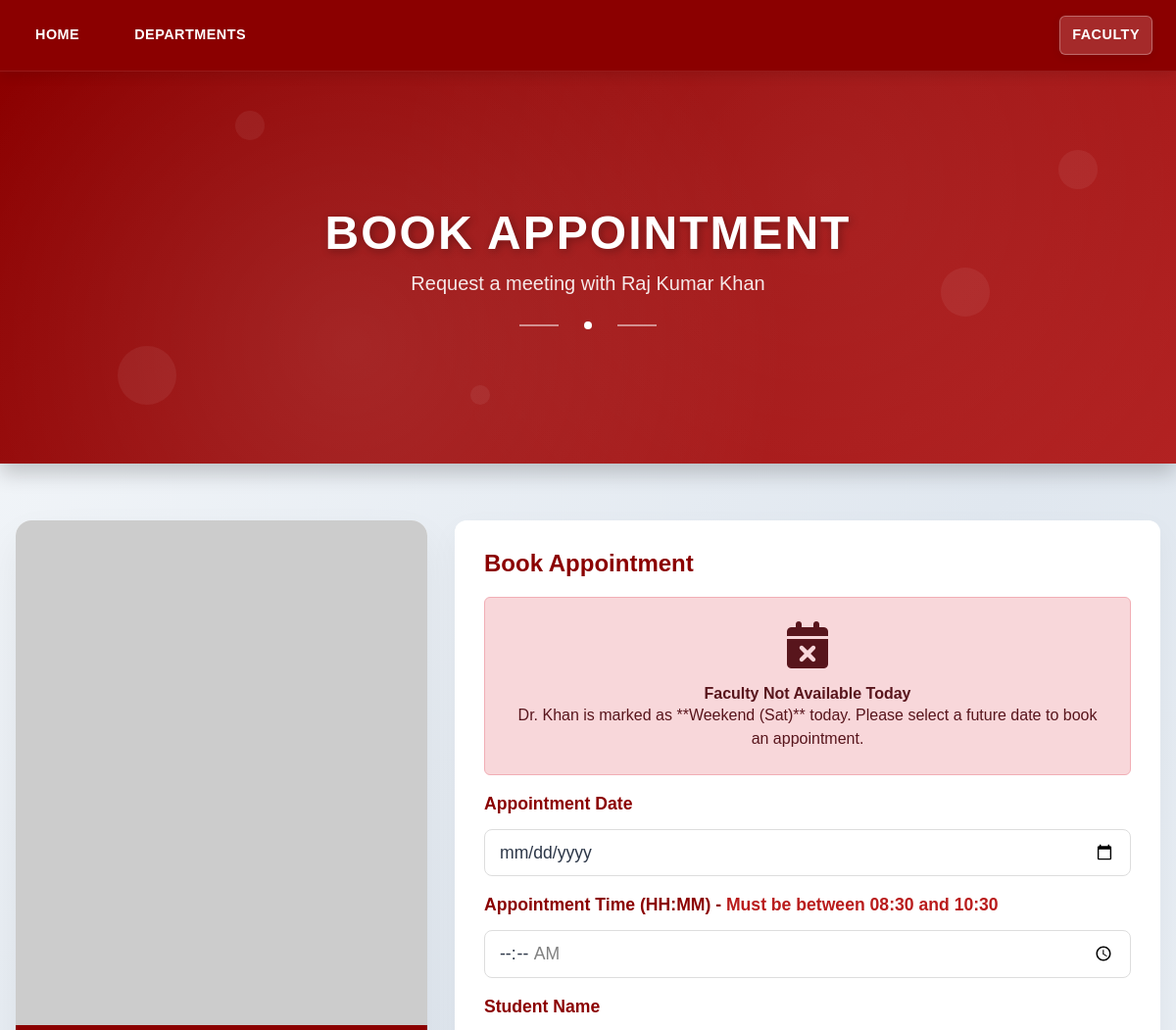
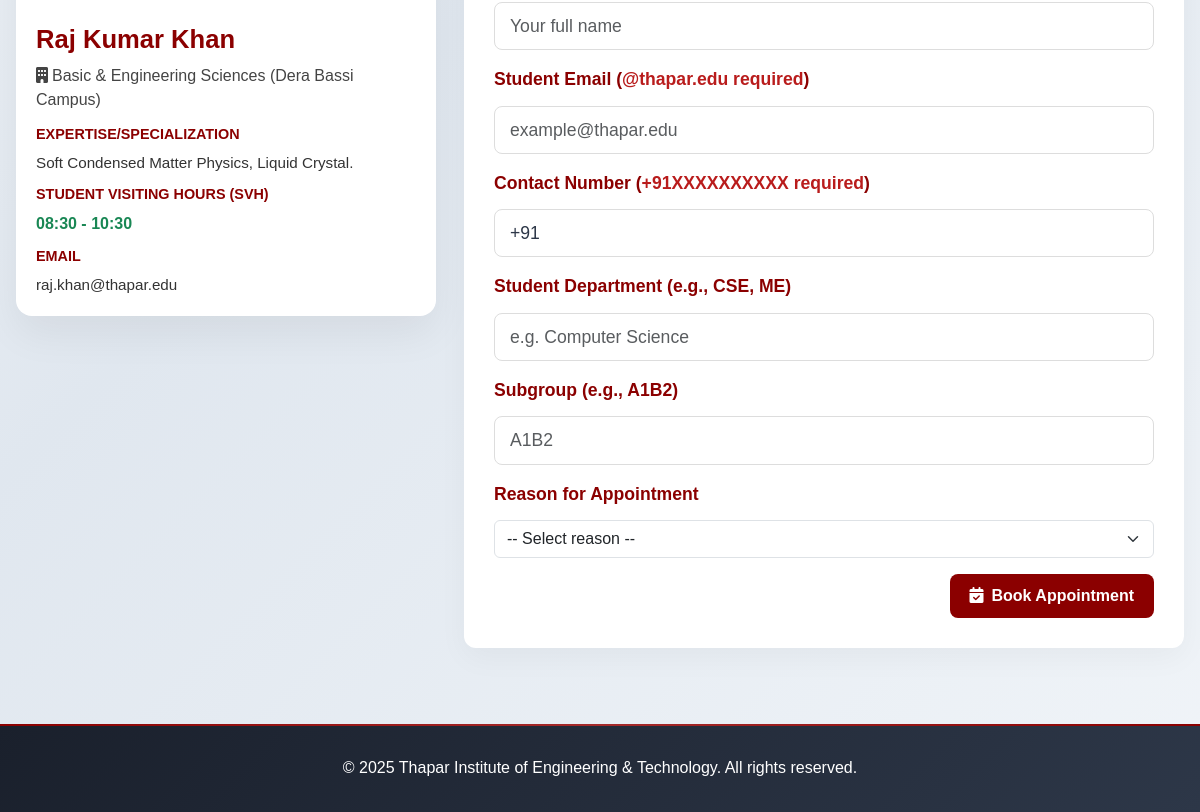
The app's page /book-appointment.php?id=217 with its own data (2 pictures, top to bottom).
### tables this page shows
CREATE TABLE `faculty` (
  `faculty_id` int(11) NOT NULL,
  `first_name` varchar(50) DEFAULT NULL,
  `last_name` varchar(50) DEFAULT NULL,
  `department_id` int(11) DEFAULT NULL,
  `department` varchar(150) DEFAULT NULL,
  `Department_2` int(10) NOT NULL,
  `Department_3` int(10) NOT NULL,
  `email` varchar(150) DEFAULT NULL,
  `password` varchar(255) NOT NULL,
  `password1` varchar(255) NOT NULL,
  `expertise` text DEFAULT NULL,
  `is_guide` tinyint(1) DEFAULT NULL,
  `svh_start_time` varchar(20) NOT NULL,
  `svh_end_time` varchar(20) NOT NULL,
  `Image` varchar(200) NOT NULL,
  `CT` varchar(1000) NOT NULL
);

### book-appointment.php (the view, shortened to what this page needs)
<?php
require_once 'db.php';
function e($s){ return htmlspecialchars($s ?? '', ENT_QUOTES, 'UTF-8'); }
$faculty_id = filter_input(INPUT_GET, 'id', FILTER_VALIDATE_INT);
$faculty = null;
if ($faculty_id) {
    $stmt = $pdo->prepare("
        SELECT faculty_id, first_name, last_name, department, expertise, Image, email, svh_start_time, svh_end_time
        FROM faculty
        WHERE faculty_id = :id LIMIT 1
    ");
    $stmt->execute([':id' => $faculty_id]);
    $faculty = $stmt->fetch(PDO::FETCH_ASSOC);
}
$faculty['full_name'] = e($faculty['first_name'] . ' ' . $faculty['last_name']);
$faculty['image_url'] = $faculty['Image'] ?: 'https://placehold.co/420x260/A52A2A/ffffff?text=Image%20Missing';
$faculty['svh_hours_display'] = substr($faculty['svh_start_time'], 0, 5) . ' - ' . substr($faculty['svh_end_time'], 0, 5);
$today_ymd = date('Y-m-d');
$non_teaching_dates = [
    '2025-08-15',
    '2025-09-22',
    '2025-09-23',
    '2025-09-24',
    '2025-10-06',
    '2025-10-07',
    '2025-10-08',
    '2025-11-14',
    '2025-12-12',
    '2025-12-13',
    '2025-12-19',
    '2025-12-20',
    '2025-11-24',
    '2025-11-25',
];
function checkBookingDateStatus($date_ymd, $non_teaching_dates) {
    $day_name = date('D', strtotime($date_ymd));
    $is_weekend = ($day_name === 'Sat' || $day_name === 'Sun');
    if ($is_weekend) {
        return ['is_disabled' => true, 'reason' => "Weekend ($day_name)"];
    }
    return ['is_disabled' => false, 'reason' => ''];
}
$initial_date_status = checkBookingDateStatus($today_ymd, $non_teaching_dates);
$isFacultyAbsentToday = $initial_date_status['is_disabled'];
$absence_reason_today = $initial_date_status['reason'];
$post_data = $_POST;
?>
<!doctype html>
<html lang="en">
<head>
  <link href="https://cdn.jsdelivr.net/npm/bootstrap@5.3.2/dist/css/bootstrap.min.css" rel="stylesheet">
  <script src="https://cdn.tailwindcss.com"></script>
  <link rel="stylesheet" href="styles.css">
  <link href="https://cdnjs.cloudflare.com/ajax/libs/font-awesome/6.0.0/css/all.min.css" rel="stylesheet">
  <link href="https://unpkg.com/aos@2.3.1/dist/aos.css" rel="stylesheet">
</head>
<body>
  <nav class="creative-nav">
    <div class="max-w-7xl mx-auto px-4">
      <div class="flex justify-between items-center py-3">
        <div class="flex space-x-8">
          <a href="index.php" class="nav-item">HOME</a>
          <a href="department.php" class="nav-item">DEPARTMENTS</a>
        </div>
        <div class="flex space-x-8">
          <a href="faculty-member.php" class="nav-item active">FACULTY</a>
        </div>
      </div>
    </div>
  </nav>
  <section class="hero-section">
    <div class="hero-content">
      <h1 class="hero-title">Book Appointment</h1>
      <p class="hero-subtitle">Request a meeting with <?php echo $faculty['full_name']; ?></p>
      <div class="hero-decoration">
        <div class="decoration-line"></div>
        <div class="decoration-dot"></div>
        <div class="decoration-line"></div>
      </div>
    </div>
    <div class="hero-particles">
      <div class="particle"></div>
      <div class="particle"></div>
      <div class="particle"></div>
      <div class="particle"></div>
      <div class="particle"></div>
    </div>
  </section>
  <div class="page-inner">
    <div class="layout">
      <div class="left-card" data-aos="fade-right" aria-label="Faculty Information">
        <div class="faculty-card-vertical">
          <div class="faculty-image">
            <img src="<?php echo $faculty['image_url']; ?>" alt="<?php echo $faculty['full_name']; ?>" onerror="this.onerror=null;this.src='https://placehold.co/420x260/A52A2A/ffffff?text=Image%20Missing';">
          </div>
          <div class="faculty-body">
            <div class="faculty-name"><?php echo $faculty['full_name']; ?></div>
            <div class="faculty-title"><i class="fas fa-building me-1"></i><?php echo e($faculty['department']); ?></div>
            <div>
              <div class="label-strong">Expertise/Specialization</div>
              <div class="faculty-special" style="color:#333; line-height:1.5;">
                  <?php echo nl2br(e($faculty['expertise'] ?? 'N/A')); ?>
              </div>
            </div>
            <div style="margin-top:10px;">
              <div class="label-strong">Student Visiting Hours (SVH)</div>
              <div class="faculty-special text-success font-bold" style="font-size:1rem;">
                  <?php echo e($faculty['svh_hours_display']); ?>
              </div>
            </div>
            <div style="margin-top:10px;">
              <div class="label-strong">Email</div>
              <div class="faculty-special"><?php echo e($faculty['email'] ?? 'Not provided'); ?></div>
            </div>
          </div>
        </div>
      </div>
      <div class="form-card" data-aos="fade-left">
        <h4>Book Appointment</h4>
        <?php
        if ($isFacultyAbsentToday && !($booking_date_status['is_disabled'] ?? false)): ?>
            <div class="alert alert-danger text-center p-4">
                <i class="fas fa-calendar-times fa-3x mb-3"></i>
                <h5 class="font-bold">Faculty Not Available Today</h5>
                <p class="mb-0">
                    Dr. <?php echo e($faculty['last_name']); ?> is marked as **<?php echo e($absence_reason_today); ?>** today.
                    Please select a future date to book an appointment.
                </p>
            </div>
        <?php endif; ?>
        <form method="post" id="appointmentForm" novalidate>
            <div class="mb-3">
              <label class="form-label">Appointment Date</label>
              <input type="date" name="slot_date" id="slot_date" class="form-control" required
                     min="<?php echo $today_ymd; ?>"
                     value="<?php echo e($post_data['slot_date'] ?? ''); ?>"
                     onchange="updateAvailabilityMessage()"
              >
            </div>
            <div class="mb-3">
              <label class="form-label">Appointment Time (HH:MM) - <span class="text-red-700 font-bold">Must be between <?php echo substr($faculty['svh_start_time'], 0, 5) . ' and ' . substr($faculty['svh_end_time'], 0, 5); ?></span></label>
              <input type="time" name="slot_time" class="form-control" required
                     value="<?php echo e($post_data['slot_time'] ?? ''); ?>" placeholder="HH:MM"
                     min="<?php echo substr($faculty['svh_start_time'], 0, 5); ?>"
                     max="<?php echo substr($faculty['svh_end_time'], 0, 5); ?>">
            </div>
            <div class="mb-3">
              <label class="form-label">Student Name</label>
              <input type="text" name="student_name" class="form-control" required value="<?php echo e($post_data['student_name'] ?? ''); ?>" placeholder="Your full name">
            </div>
            <div class="mb-3">
              <label class="form-label">Student Email (<span class="text-red-700 font-bold">@thapar.edu required</span>)</label>
              <input type="email" name="student_email" class="form-control" required value="<?php echo e($post_data['student_email'] ?? ''); ?>" placeholder="example@thapar.edu">
            </div>
            <div class="mb-3">
              <label class="form-label">Contact Number (<span class="text-red-700 font-bold">+91XXXXXXXXXX required</span>)</label>
              <input type="tel" name="contact_number" class="form-control" required value="<?php echo e($post_data['contact_number'] ?? ''); ?>"
                     pattern="^\+91[0-9]{10}$" title="Format: +91 followed by 10 digits" placeholder="+91XXXXXXXXXX">
            </div>
            <div class="mb-3">
              <label class="form-label">Student Department (e.g., CSE, ME)</label>
              <input type="text" name="student_department" class="form-control" required value="<?php echo e($post_data['student_department'] ?? ''); ?>"
                     title="Department is required" placeholder="e.g. Computer Science">
            </div>
            <div class="mb-3">
              <label class="form-label">Subgroup (e.g., A1B2)</label>
              <input type="text" name="subgroup" class="form-control" required value="<?php echo e($post_data['subgroup'] ?? ''); ?>"
                     pattern="^[A-Za-z0-9]{4}$" title="Exactly 4 letters/numbers" maxlength="4" placeholder="A1B2">
            </div>
            <div class="mb-3">
              <label class="form-label">Reason for Appointment</label>
              <select name="reason" class="form-select" required>
                <option value="">-- Select reason --</option>
              </select>
            </div>
            <div class="d-flex justify-content-end">
              <button type="submit" class="submit-btn">
                <i class="fas fa-calendar-check me-2"></i>Book Appointment
              </button>
            </div>
          </form>
      </div>
    </div>
  </div>
  <footer class="creative-footer mt-5">
    <div class="max-w-7xl mx-auto px-4 py-8 text-center">
      <p>&copy; <?php echo date('Y'); ?> Thapar Institute of Engineering & Technology. All rights reserved.</p>
    </div>
  </footer>
</body>
</html>

### book-appointment.php (style rules this page uses)
body { background: linear-gradient(135deg, #f8fafc 0%, #e0e7ef 50%, #f0f4f8 100%); color: #222; font-family: 'Poppins', sans-serif; }
.page-inner { max-width: 1200px; margin: 0 auto; padding: 28px 16px; }
.layout { display:flex; gap:28px; align-items:flex-start; }
.left-card { flex: 0 0 420px; background:#fff; border-radius:16px; overflow:hidden; box-shadow:0 18px 40px rgba(0,0,0,0.06); }
.faculty-card-vertical { display:flex; flex-direction:column; align-items:stretch; }
.faculty-image { width:100%; height:520px; overflow:hidden; border-bottom:5px solid #8B0000; }
.faculty-image img { width:100%; height:100%; object-fit: cover; object-position: top center; display:block; transition: transform 0.3s ease; }
.faculty-body { padding:20px; }
.faculty-name { font-size:1.6rem; font-weight:700; color:#8B0000; margin-bottom:6px; }
.faculty-title { color:#444; margin-bottom:12px; font-size:1rem; }
.label-strong { color:#8B0000; font-weight:700; margin-top:8px; margin-bottom:6px; display:block; font-size:0.9rem; text-transform:uppercase; }
.faculty-special { color:#333; line-height:1.5; font-size:0.95rem; }
.form-card { flex:1; background:#fff; padding:30px; border-radius:12px; box-shadow:0 10px 30px rgba(0,0,0,0.04); }
.form-card h4 { margin-bottom:20px; color:#8B0000; font-weight:700; font-size:1.5rem; }
.form-control { border-radius: 8px; border: 1px solid #ddd; padding: 10px 15px; }
.submit-btn { background:#8B0000; color:#fff; border:0; padding:10px 20px; border-radius:8px; font-weight:600; transition: background-color 0.3s; }
.creative-nav { background: #8B0000; box-shadow: 0 4px 12px rgba(0,0,0,0.1); position: sticky; top: 0; z-index: 1000; }
.creative-nav .nav-item { color: #fff; font-weight: 600; text-decoration: none; padding: 8px 12px; transition: color 0.3s ease, background-color 0.3s ease; border-radius: 6px; display: inline-block; }
.creative-nav .nav-item.active { color: #fff; background-color: #A52A2A; font-weight: 700; position: relative; }
.hero-section { position: relative; background: linear-gradient(135deg, #8B0000 0%, #B22222 100%); color: #fff; padding: 60px 0 60px 0; text-align: center; overflow: hidden; margin-bottom: 30px; box-shadow: 0 10px 20px rgba(0,0,0,0.2); }
.hero-section .hero-content { position: relative; z-index: 10; max-width: 800px; margin: 0 auto; padding: 0 20px; }
.hero-title { font-size: 3rem; font-weight: 800; margin-bottom: 0.5rem; text-transform: uppercase; letter-spacing: 2px; }
.hero-subtitle { font-size: 1.25rem; font-weight: 300; margin-bottom: 1.5rem; opacity: 0.8; }
.hero-decoration { display: flex; justify-content: center; align-items: center; margin-top: 15px; }
.decoration-line { width: 40px; height: 2px; background: #fff; opacity: 0.5; }
.decoration-dot { width: 8px; height: 8px; background: #fff; border-radius: 50%; margin: 0 10px; }
.hero-particles { position: absolute; top: 0; left: 0; width: 100%; height: 100%; pointer-events: none; z-index: 1; }
.particle { position: absolute; background: rgba(255, 255, 255, 0.1); border-radius: 50%; opacity: 0.6; animation: particle-float infinite ease-in-out; }
.particle:nth-child(1) { width: 30px; height: 30px; top: 10%; left: 20%; animation-duration: 15s; animation-delay: 0s; }
.particle:nth-child(2) { width: 50px; height: 50px; top: 50%; left: 80%; animation-duration: 20s; animation-delay: 5s; }
.particle:nth-child(3) { width: 20px; height: 20px; top: 80%; left: 40%; animation-duration: 12s; animation-delay: 2s; }
.particle:nth-child(4) { width: 40px; height: 40px; top: 20%; left: 90%; animation-duration: 18s; animation-delay: 8s; }
.particle:nth-child(5) { width: 60px; height: 60px; top: 70%; left: 10%; animation-duration: 25s; animation-delay: 12s; }

### records on screen
faculty: department "Basic & Engineering Sciences (Dera Bassi Campus)", expertise "Soft Condensed Matter Physics, Liquid Crystal.", email "raj.khan@thapar.edu", last_name "Khan", svh_start_time "08:30", svh_end_time "10:30"

### other values on screen
$faculty['full_name'] "Raj Kumar Khan"
$faculty['svh_hours_display'] "08:30 - 10:30"
$absence_reason_today "Weekend (Sat)"
